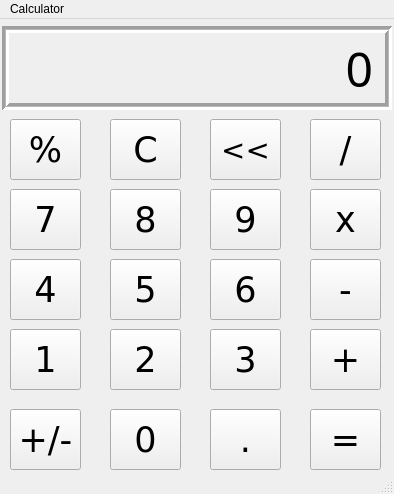
<?xml version="1.0" encoding="UTF-8"?>
<ui version="4.0">
 <class>MainWindow</class>
 <widget class="QMainWindow" name="MainWindow">
  <property name="enabled">
   <bool>true</bool>
  </property>
  <property name="geometry">
   <rect>
    <x>0</x>
    <y>0</y>
    <width>394</width>
    <height>494</height>
   </rect>
  </property>
  <property name="sizePolicy">
   <sizepolicy hsizetype="Preferred" vsizetype="Preferred">
    <horstretch>0</horstretch>
    <verstretch>0</verstretch>
   </sizepolicy>
  </property>
  <property name="minimumSize">
   <size>
    <width>394</width>
    <height>494</height>
   </size>
  </property>
  <property name="maximumSize">
   <size>
    <width>394</width>
    <height>494</height>
   </size>
  </property>
  <property name="acceptDrops">
   <bool>false</bool>
  </property>
  <property name="windowTitle">
   <string>Calculator -by TheLegitProgrammer</string>
  </property>
  <property name="windowOpacity">
   <double>1.000000000000000</double>
  </property>
  <property name="autoFillBackground">
   <bool>false</bool>
  </property>
  <property name="tabShape">
   <enum>QTabWidget::Rounded</enum>
  </property>
  <widget class="QWidget" name="centralwidget">
   <widget class="QLabel" name="outputLabel">
    <property name="geometry">
     <rect>
      <x>2</x>
      <y>7</y>
      <width>390</width>
      <height>84</height>
     </rect>
    </property>
    <property name="font">
     <font>
      <family>Microsoft JhengHei</family>
      <pointsize>36</pointsize>
     </font>
    </property>
    <property name="frameShape">
     <enum>QFrame::Box</enum>
    </property>
    <property name="frameShadow">
     <enum>QFrame::Sunken</enum>
    </property>
    <property name="lineWidth">
     <number>3</number>
    </property>
    <property name="midLineWidth">
     <number>1</number>
    </property>
    <property name="text">
     <string>0</string>
    </property>
    <property name="alignment">
     <set>Qt::AlignRight|Qt::AlignTrailing|Qt::AlignVCenter</set>
    </property>
    <property name="margin">
     <number>10</number>
    </property>
   </widget>
   <widget class="QPushButton" name="percentButton">
    <property name="geometry">
     <rect>
      <x>10</x>
      <y>100</y>
      <width>71</width>
      <height>61</height>
     </rect>
    </property>
    <property name="font">
     <font>
      <family>Verdana</family>
      <pointsize>26</pointsize>
     </font>
    </property>
    <property name="cursor">
     <cursorShape>PointingHandCursor</cursorShape>
    </property>
    <property name="text">
     <string>%</string>
    </property>
   </widget>
   <widget class="QPushButton" name="cButton">
    <property name="geometry">
     <rect>
      <x>110</x>
      <y>100</y>
      <width>71</width>
      <height>61</height>
     </rect>
    </property>
    <property name="font">
     <font>
      <family>Verdana</family>
      <pointsize>26</pointsize>
     </font>
    </property>
    <property name="cursor">
     <cursorShape>PointingHandCursor</cursorShape>
    </property>
    <property name="text">
     <string>C</string>
    </property>
   </widget>
   <widget class="QPushButton" name="delButton">
    <property name="enabled">
     <bool>true</bool>
    </property>
    <property name="geometry">
     <rect>
      <x>210</x>
      <y>100</y>
      <width>71</width>
      <height>61</height>
     </rect>
    </property>
    <property name="font">
     <font>
      <family>Verdana</family>
      <pointsize>22</pointsize>
     </font>
    </property>
    <property name="cursor">
     <cursorShape>PointingHandCursor</cursorShape>
    </property>
    <property name="styleSheet">
     <string notr="true"/>
    </property>
    <property name="text">
     <string>&lt;&lt;</string>
    </property>
   </widget>
   <widget class="QPushButton" name="divButton">
    <property name="geometry">
     <rect>
      <x>310</x>
      <y>100</y>
      <width>71</width>
      <height>61</height>
     </rect>
    </property>
    <property name="font">
     <font>
      <family>Verdana</family>
      <pointsize>26</pointsize>
     </font>
    </property>
    <property name="cursor">
     <cursorShape>PointingHandCursor</cursorShape>
    </property>
    <property name="text">
     <string>/</string>
    </property>
   </widget>
   <widget class="QPushButton" name="nineButton">
    <property name="geometry">
     <rect>
      <x>210</x>
      <y>170</y>
      <width>71</width>
      <height>61</height>
     </rect>
    </property>
    <property name="font">
     <font>
      <family>Verdana</family>
      <pointsize>26</pointsize>
     </font>
    </property>
    <property name="cursor">
     <cursorShape>PointingHandCursor</cursorShape>
    </property>
    <property name="text">
     <string>9</string>
    </property>
   </widget>
   <widget class="QPushButton" name="mulButton">
    <property name="geometry">
     <rect>
      <x>310</x>
      <y>170</y>
      <width>71</width>
      <height>61</height>
     </rect>
    </property>
    <property name="font">
     <font>
      <family>Verdana</family>
      <pointsize>26</pointsize>
     </font>
    </property>
    <property name="cursor">
     <cursorShape>PointingHandCursor</cursorShape>
    </property>
    <property name="text">
     <string>x</string>
    </property>
   </widget>
   <widget class="QPushButton" name="sevenButton">
    <property name="geometry">
     <rect>
      <x>10</x>
      <y>170</y>
      <width>71</width>
      <height>61</height>
     </rect>
    </property>
    <property name="font">
     <font>
      <family>Verdana</family>
      <pointsize>26</pointsize>
     </font>
    </property>
    <property name="cursor">
     <cursorShape>PointingHandCursor</cursorShape>
    </property>
    <property name="text">
     <string>7</string>
    </property>
   </widget>
   <widget class="QPushButton" name="eightButton">
    <property name="geometry">
     <rect>
      <x>110</x>
      <y>170</y>
      <width>71</width>
      <height>61</height>
     </rect>
    </property>
    <property name="font">
     <font>
      <family>Verdana</family>
      <pointsize>26</pointsize>
     </font>
    </property>
    <property name="cursor">
     <cursorShape>PointingHandCursor</cursorShape>
    </property>
    <property name="text">
     <string>8</string>
    </property>
   </widget>
   <widget class="QPushButton" name="sixButton">
    <property name="geometry">
     <rect>
      <x>210</x>
      <y>240</y>
      <width>71</width>
      <height>61</height>
     </rect>
    </property>
    <property name="font">
     <font>
      <family>Verdana</family>
      <pointsize>26</pointsize>
     </font>
    </property>
    <property name="cursor">
     <cursorShape>PointingHandCursor</cursorShape>
    </property>
    <property name="text">
     <string>6</string>
    </property>
   </widget>
   <widget class="QPushButton" name="subButton">
    <property name="geometry">
     <rect>
      <x>310</x>
      <y>240</y>
      <width>71</width>
      <height>61</height>
     </rect>
    </property>
    <property name="font">
     <font>
      <family>Verdana</family>
      <pointsize>26</pointsize>
     </font>
    </property>
    <property name="cursor">
     <cursorShape>PointingHandCursor</cursorShape>
    </property>
    <property name="text">
     <string>-</string>
    </property>
   </widget>
   <widget class="QPushButton" name="fourButton">
    <property name="geometry">
     <rect>
      <x>10</x>
      <y>240</y>
      <width>71</width>
      <height>61</height>
     </rect>
    </property>
    <property name="font">
     <font>
      <family>Verdana</family>
      <pointsize>26</pointsize>
     </font>
    </property>
    <property name="cursor">
     <cursorShape>PointingHandCursor</cursorShape>
    </property>
    <property name="text">
     <string>4</string>
    </property>
   </widget>
   <widget class="QPushButton" name="fiveButton">
    <property name="geometry">
     <rect>
      <x>110</x>
      <y>240</y>
      <width>71</width>
      <height>61</height>
     </rect>
    </property>
    <property name="font">
     <font>
      <family>Verdana</family>
      <pointsize>26</pointsize>
     </font>
    </property>
    <property name="cursor">
     <cursorShape>PointingHandCursor</cursorShape>
    </property>
    <property name="text">
     <string>5</string>
    </property>
   </widget>
   <widget class="QPushButton" name="oneButton">
    <property name="geometry">
     <rect>
      <x>10</x>
      <y>310</y>
      <width>71</width>
      <height>61</height>
     </rect>
    </property>
    <property name="font">
     <font>
      <family>Verdana</family>
      <pointsize>26</pointsize>
     </font>
    </property>
    <property name="cursor">
     <cursorShape>PointingHandCursor</cursorShape>
    </property>
    <property name="text">
     <string>1</string>
    </property>
   </widget>
   <widget class="QPushButton" name="addButton">
    <property name="geometry">
     <rect>
      <x>310</x>
      <y>310</y>
      <width>71</width>
      <height>61</height>
     </rect>
    </property>
    <property name="font">
     <font>
      <family>Verdana</family>
      <pointsize>26</pointsize>
     </font>
    </property>
    <property name="cursor">
     <cursorShape>PointingHandCursor</cursorShape>
    </property>
    <property name="text">
     <string>+</string>
    </property>
   </widget>
   <widget class="QPushButton" name="threeButton">
    <property name="geometry">
     <rect>
      <x>210</x>
      <y>310</y>
      <width>71</width>
      <height>61</height>
     </rect>
    </property>
    <property name="font">
     <font>
      <family>Verdana</family>
      <pointsize>26</pointsize>
     </font>
    </property>
    <property name="cursor">
     <cursorShape>PointingHandCursor</cursorShape>
    </property>
    <property name="text">
     <string>3</string>
    </property>
   </widget>
   <widget class="QPushButton" name="twoButton">
    <property name="geometry">
     <rect>
      <x>110</x>
      <y>310</y>
      <width>71</width>
      <height>61</height>
     </rect>
    </property>
    <property name="font">
     <font>
      <family>Verdana</family>
      <pointsize>26</pointsize>
     </font>
    </property>
    <property name="cursor">
     <cursorShape>PointingHandCursor</cursorShape>
    </property>
    <property name="text">
     <string>2</string>
    </property>
   </widget>
   <widget class="QPushButton" name="equalsButton">
    <property name="geometry">
     <rect>
      <x>310</x>
      <y>390</y>
      <width>71</width>
      <height>61</height>
     </rect>
    </property>
    <property name="font">
     <font>
      <family>Verdana</family>
      <pointsize>26</pointsize>
     </font>
    </property>
    <property name="cursor">
     <cursorShape>PointingHandCursor</cursorShape>
    </property>
    <property name="text">
     <string>=</string>
    </property>
   </widget>
   <widget class="QPushButton" name="plusminusButton">
    <property name="geometry">
     <rect>
      <x>10</x>
      <y>390</y>
      <width>71</width>
      <height>61</height>
     </rect>
    </property>
    <property name="font">
     <font>
      <family>Verdana</family>
      <pointsize>26</pointsize>
     </font>
    </property>
    <property name="cursor">
     <cursorShape>PointingHandCursor</cursorShape>
    </property>
    <property name="text">
     <string>+/-</string>
    </property>
   </widget>
   <widget class="QPushButton" name="zeroButton">
    <property name="geometry">
     <rect>
      <x>110</x>
      <y>390</y>
      <width>71</width>
      <height>61</height>
     </rect>
    </property>
    <property name="font">
     <font>
      <family>Verdana</family>
      <pointsize>26</pointsize>
     </font>
    </property>
    <property name="cursor">
     <cursorShape>PointingHandCursor</cursorShape>
    </property>
    <property name="text">
     <string>0</string>
    </property>
   </widget>
   <widget class="QPushButton" name="dotButton">
    <property name="geometry">
     <rect>
      <x>210</x>
      <y>390</y>
      <width>71</width>
      <height>61</height>
     </rect>
    </property>
    <property name="font">
     <font>
      <family>Verdana</family>
      <pointsize>26</pointsize>
     </font>
    </property>
    <property name="cursor">
     <cursorShape>PointingHandCursor</cursorShape>
    </property>
    <property name="text">
     <string>.</string>
    </property>
   </widget>
  </widget>
  <widget class="QMenuBar" name="menubar">
   <property name="geometry">
    <rect>
     <x>0</x>
     <y>0</y>
     <width>394</width>
     <height>21</height>
    </rect>
   </property>
   <widget class="QMenu" name="menuCalculator">
    <property name="title">
     <string>Calculator</string>
    </property>
   </widget>
   <addaction name="menuCalculator"/>
  </widget>
  <widget class="QStatusBar" name="statusbar"/>
 </widget>
 <resources/>
 <connections/>
</ui>
